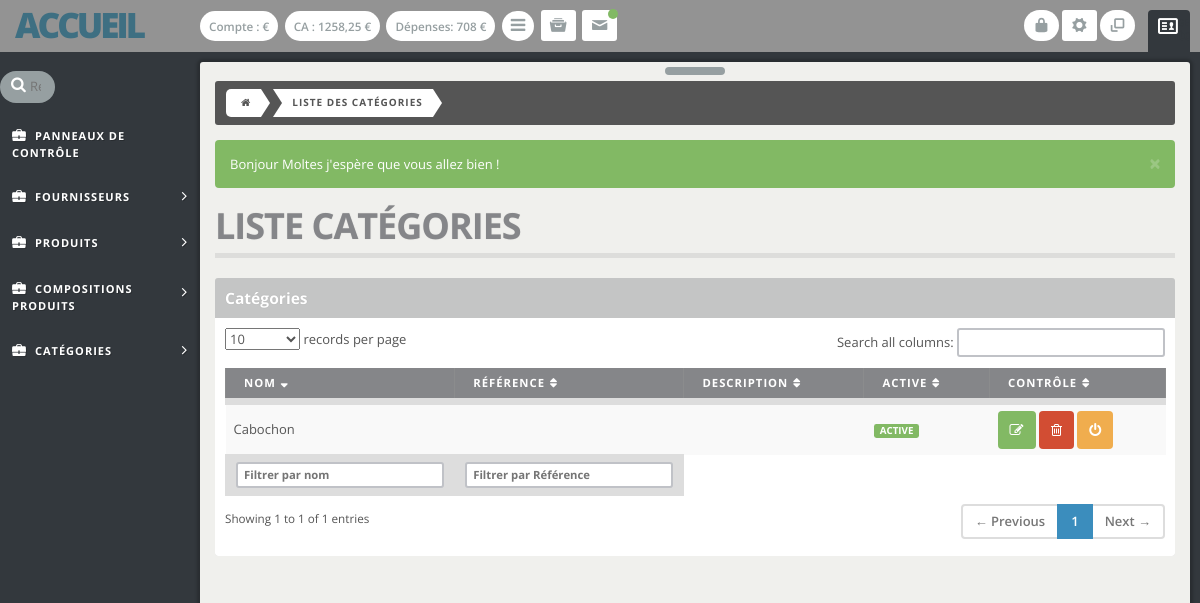
Before: /admin/liste_categories.php (signed in) with the older database file.
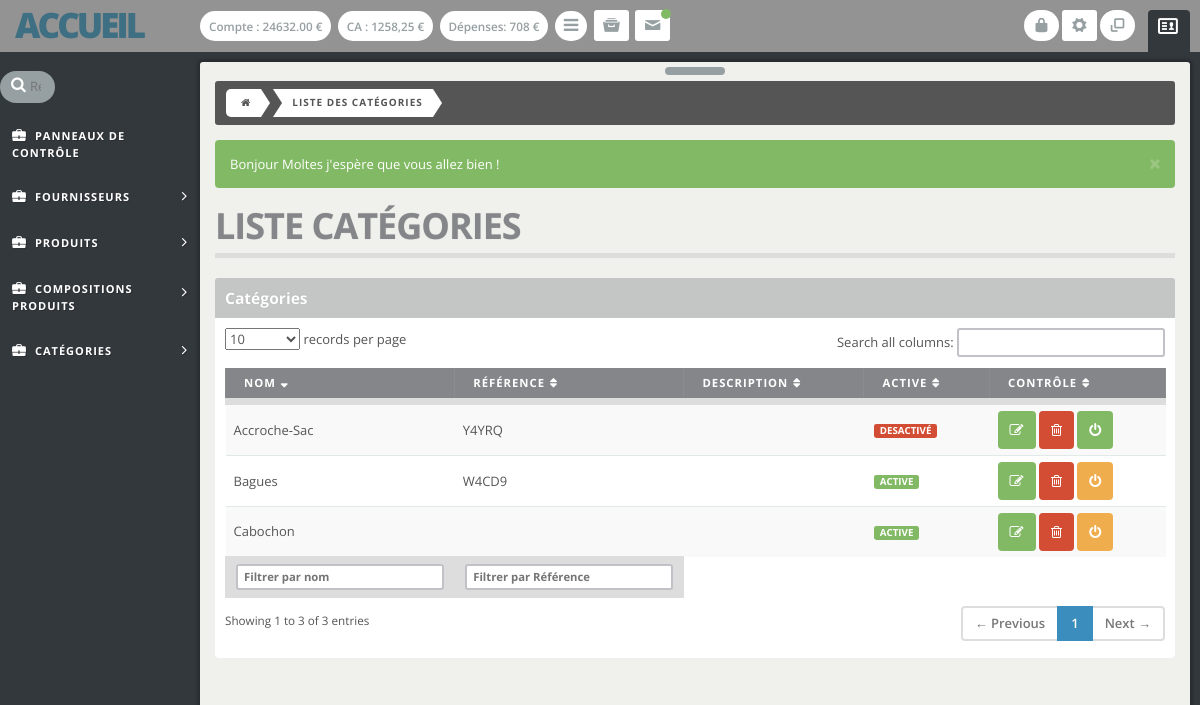
After: the same page with the newer database file.
### tables this page shows
CREATE TABLE IF NOT EXISTS `categories` (
`id_categorie` int(11) NOT NULL,
  `c_nom` varchar(255) NOT NULL,
  `c_description` text NOT NULL,
  `c_ref` varchar(255) NOT NULL,
  `id_membre` int(11) NOT NULL,
  `c_active` int(11) NOT NULL,
  `c_date` datetime NOT NULL
);

CREATE TABLE IF NOT EXISTS `membres` (
`id_membre` int(11) NOT NULL,
  `m_nom_utilisateur` varchar(20) NOT NULL,
  `m_nom` varchar(20) NOT NULL,
  `m_prenom` varchar(20) NOT NULL,
  `m_password` varchar(255) NOT NULL,
  `m_email_pro` varchar(30) NOT NULL,
  `m_email_perso` varchar(30) NOT NULL,
  `m_date_inscription` datetime NOT NULL,
  `m_rang` int(11) NOT NULL DEFAULT '2',
  `m_valide` tinyint(1) NOT NULL,
  `id_config_active` int(11) NOT NULL,
  `capital_depart` float(11,2) NOT NULL,
  `compte` float(11,2) NOT NULL,
  `m_key` varchar(255) NOT NULL,
  `astuce` int(11) NOT NULL
);

### function.php (called while the page is built, shortened)
<?php session_start();
function csrf(){
	return 'csrf=' . $_SESSION['csrf'];
}
function info_active($id){
	global $bdd;
	$ca = $bdd->prepare('SELECT * FROM membres, config_activite WHERE membres.id_membre = :id');
	$ca->execute(array('id' => $_SESSION['id_membre']));
	$donnees = $ca->fetch();
	return $donnees[$id];;
}
?>

### admin/liste_categories.php (the view, shortened to what the changed rows need)
<?php
include '../bdd.php';
include '../function.php';
include 'header-top.php'; ?>
<?php include 'header-bottom.php'; ?>
<div class="page-header">
  <h1>Liste catégories</h1>
</div>
<div class="row">
  <div class="col-md-12 bootstrap-grid">
    <div class="powerwidget" id="datatable-filter-column" data-widget-editbutton="false">
      <header>
        <h2>Catégories</h2>
      </header>
      <div class="inner-spacer">
        <table class="display table table-striped table-hover" id="table-2">
          <thead>
            <tr>
              <th>Nom</th>
              <th>Référence</th>
              <th>Description</th>
              <th>Active</th>
              <th>Contrôle</th>
            </tr>
          </thead>
          <tbody>
            <?php
            $categories = $bdd->prepare('SELECT * FROM membres, categories WHERE membres.id_membre = categories.id_membre AND membres.id_membre = :id ORDER BY c_date DESC LIMIT 0, 10');
            $categories->execute(array('id' => $_SESSION['id_membre']));
            while ($donnees = $categories->fetch()){
              ?>
              <tr>
                <td><?php echo $donnees['c_nom']; ?> </td>
                <td><?php echo $donnees['c_ref']; ?> </td>
                <td><?php echo $donnees['c_description']; ?> </td>
                <?php
                if ($donnees['c_active'] == 1) {
                  ?>
                  <td><span class="label label-success">Active</span></td>
                  <?php
                }else{
                  ?>
                  <td><span class="label label-danger">Desactivé</span></td>
                  <?php
                }
                ?>
                <td>
                  <a href="categories.php?modif=<?php echo $donnees['id_categorie']; ?>" class="btn btn-success tooltiped" data-toggle="tooltip" data-placement="bottom" title="Modifier"><i class="fa fa-edit"></i></a>
                  <a  class="btn btn-danger tooltiped" data-toggle="tooltip" data-placement="bottom" title="Supprimer"><i class="fa fa-trash-o"></i></a>
                  <?php
                  if ($donnees['c_active'] == 1) {
                    ?>
                    <a href="liste_categories.php?desactive=<?php echo $donnees['id_categorie']?>&<?php echo csrf(); ?>" class="btn btn-warning tooltiped" data-toggle="tooltip" data-placement="bottom" title="Désactiver"><i class="fa fa-power-off"></i></a>
                    <?php
                  }else{
                    ?>
                    <a href="liste_categories.php?active=<?php echo $donnees['id_categorie']?>&<?php echo csrf(); ?>" class="btn btn-success tooltiped" data-toggle="tooltip" data-placement="bottom" title="Activer"><i class="fa fa-power-off"></i></a>
                    <?php
                  }
                  ?>
                </td>
                <?php
                echo '</tr>';
              }
              ?>
            </tbody>
            <tfoot>
              <tr>
                <th><input type="text" name="filter_game_name" placeholder="Filtrer par nom" class="search_init" /></th>
                <th><input type="text" name="filter_publisher" placeholder="Filtrer par Référence" class="search_init" /></th>
              </tr>
            </tfoot>
          </table>
        </div>
      </div>
    </div>
  </div>
</div>
<?php include 'footer.php'; ?>

### admin/header-bottom.php (shortened to what the changed rows need)
  <link id="main-style" href="css/styles.css" rel="stylesheet" type="text/css">
  <link id="main-style" href="css/theme.css" rel="stylesheet" type="text/css">
  <link href="//cdnjs.cloudflare.com/ajax/libs/select2/4.0.0-rc.2/css/select2.min.css" rel="stylesheet" />
</head>
<body>
  <div class="smooth-overflow">
    <nav class="main-header clearfix" role="navigation"> <a class="navbar-brand" href="index.php">Accueil</a>
      <div class="navbar-content">
        <a href="#" class="btn btn-default tooltiped" data-toggle="tooltip" data-placement="bottom" title="Montant du compte">Compte : <?php echo info_active('compte'); ?> €</i></a>
        <a href="#" class="btn btn-default tooltiped" data-toggle="tooltip" data-placement="bottom" title="Chiffre d'affaire du mois">CA : 1258,25 €</i></a>
        <a href="#" class="btn btn-default tooltiped" data-toggle="tooltip" data-placement="bottom" title="Dépenses du mois">Dépenses: 708 €</i></a>
        <a href="#" class="btn btn-default left-toggler"><i class="fa fa-bars"></i></a>
        <a href="#" class="btn btn-user right-toggler pull-right"><i class="entypo-vcard"></i> <span class="logged-as hidden-xs">Logged as</span><span class="logged-as-name hidden-xs">Anton Durant</span></a>
        <button type="button" class="btn btn-default hidden-xs pull-right tooltiped" data-toggle="tooltip" data-placement="bottom" title="Plein écran" id="toggle-fullscreen"> <i class=" entypo-popup"></i> </button>
        <div class="btn-group pull-right">
          <button type="button" class="btn btn-default dropdown-toggle tooltiped" data-placement="bottom" title="Configurations" data-toggle="dropdown"> <i class="entypo-cog"></i></button>
          </div>
          <a href="../logout.php" class="btn btn-default hidden-xs pull-right tooltiped" data-toggle="tooltip" data-placement="bottom" title="Déconnexion"> <i class="entypo-lock"></i> </a>
          <div class="btn-group">
            <button type="button" class="btn btn-default dropdown-toggle tooltiped" data-toggle="dropdown" data-placement="bottom" title="Historiques"> <i class="entypo-archive"></i></button>
          </div>
          <div class="btn-group">
            <button type="button" class="btn btn-default dropdown-toggle" data-toggle="dropdown"><i class="entypo-mail"></i><span class="new"></span></button>
                </div>
              </div>
            </nav>
            <div class="main-wrap">
                <div class="content-wrapper">

Changed rows visible on the page:
now on this page (row edited): membres: compte "24632.00"
added categories: c_nom "Accroche-Sac", c_ref "Y4YRQ", c_active "DESACTIVÉ"
added categories: c_nom "Bagues", c_ref "W4CD9", c_active "ACTIVE"
Other visible differences:
text written by a page script: "records per page Search all columns: Showing 1 to 1 of 1 entries ← Previous 1 Next →" → "records per page Search all columns: Showing 1 to 3 of 3 entries ← Previous 1 Next →"
